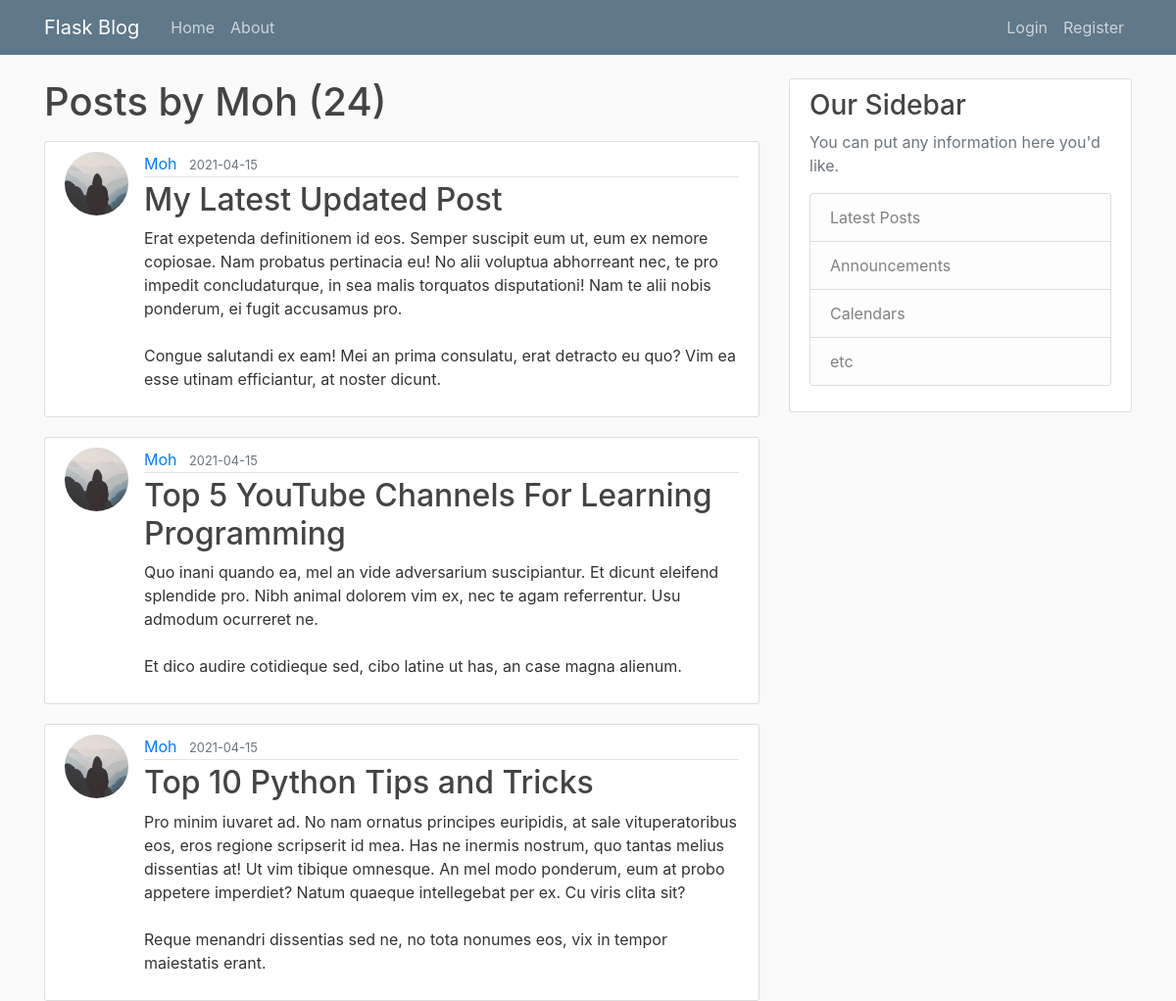
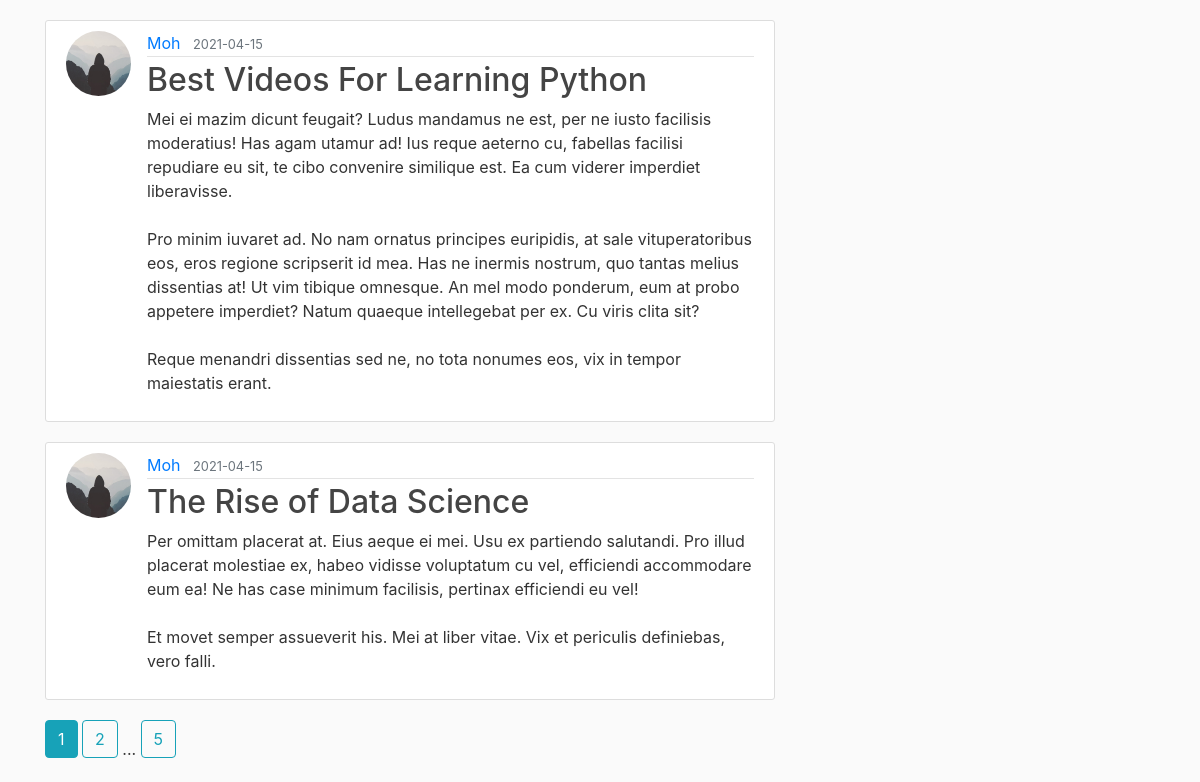
Screenshot of /user/Moh with the database file from the repository (2 pictures, top to bottom).
### flaskblog/models.py (models this page shows, shortened)
class User(db.Model, UserMixin):
    id = db.Column(db.Integer, primary_key=True)
    username = db.Column(db.String(20), unique=True, nullable=False)
    email = db.Column(db.String(120), unique=True, nullable=False)
    image_file = db.Column(db.String(20), nullable=False, default='default.jpg')
    password = db.Column(db.String(60), nullable=False)
    posts = db.relationship('Post', backref='author', lazy=True)

class Post(db.Model):
    id = db.Column(db.Integer, primary_key=True)
    title = db.Column(db.String(100), nullable=False)
    date_posted = db.Column(db.DateTime, nullable=False, default=datetime.utcnow)
    content = db.Column(db.Text, nullable=False)
    user_id = db.Column(db.Integer, db.ForeignKey('user.id'), nullable=False)

### flaskblog/routes.py (the view)
@app.route("/user/<string:username>")
def user_posts(username):
    page = request.args.get('page', 1, type=int)
    user = User.query.filter_by(username=username).first_or_404()
    posts = Post.query.filter_by(author=user)\
        .order_by(Post.date_posted.desc())\
        .paginate(page=page, per_page=5)
    return render_template('user_posts.html', posts=posts, user=user)

### flaskblog/templates/user_posts.html
{% extends "layout.html" %}
{% block content %}
    <h1 class="mb-3">Posts by {{ user.username }} ({{ posts.total }})</h1>
    {% for post in posts.items %}
        <article class="media content-section">
          <img class="rounded-circle article-img" src="{{ url_for('static', filename='profile_pics/' + post.author.image_file) }}">
          <div class="media-body">
            <div class="article-metadata">
              <a class="mr-2" href="{{ url_for('user_posts', username=post.author.username) }}">{{ post.author.username }}</a>
              <small class="text-muted">{{ post.date_posted.strftime('%Y-%m-%d') }}</small>
            </div>
            <h2><a class="article-title" href="{{ url_for('post', post_id=post.id) }}">{{ post.title }}</a></h2>
            <p class="article-content">{{ post.content }}</p>
          </div>
        </article>
    {% endfor %}
    {% for page_num in posts.iter_pages(left_edge=1, right_edge=1, left_current=1, right_current=2) %}
      {% if page_num %}
        {% if posts.page == page_num %}
          <a class="btn btn-info mb-4" href="{{ url_for('user_posts', username=user.username, page=page_num) }}">{{ page_num }}</a>
        {% else %}
          <a class="btn btn-outline-info mb-4" href="{{ url_for('user_posts', username=user.username, page=page_num) }}">{{ page_num }}</a>
        {% endif %}
      {% else %}
        ...
      {% endif %}
    {% endfor %}
{% endblock content %}

### flaskblog/static/main.css (style rules this page uses)
body { background: #fafafa; color: #333333; margin-top: 5rem; }
h1, h2, h3, h4, h5, h6 { color: #444444; }
.content-section { background: #ffffff; padding: 10px 20px; border: 1px solid #dddddd; border-radius: 3px; margin-bottom: 20px; }
.article-title { color: #444444; }
.article-content { white-space: pre-line; }
.article-img { height: 65px; width: 65px; margin-right: 16px; }
.article-metadata { padding-bottom: 1px; margin-bottom: 4px; border-bottom: 1px solid #e3e3e3 }

### rows the page displays
User: username "Moh"
Post: image_file (placeholder picture), author.username "Moh", date_posted "2021-04-15", title "My Latest Updated Post", content "Erat expetenda definitionem id eos. Semper suscipit eum ut, eum ex nemore copiosae. Nam probatus pertinacia eu! No alii voluptua abhorreant nec, te pro impedit concludaturque, in sea malis torquatos disputationi! Nam te alii nobis ponderum, ei fugit accusamus pro. Congue salutandi ex eam! Mei an prima consulatu, erat detracto eu quo? Vim ea esse utinam efficiantur, at noster dicunt."
Post: image_file (placeholder picture), author.username "Moh", date_posted "2021-04-15", title "Top 5 YouTube Channels For Learning Programming", content "Quo inani quando ea, mel an vide adversarium suscipiantur. Et dicunt eleifend splendide pro. Nibh animal dolorem vim ex, nec te agam referrentur. Usu admodum ocurreret ne. Et dico audire cotidieque sed, cibo latine ut has, an case magna alienum."
Post: image_file (placeholder picture), author.username "Moh", date_posted "2021-04-15", title "Top 10 Python Tips and Tricks", content "Pro minim iuvaret ad. No nam ornatus principes euripidis, at sale vituperatoribus eos, eros regione scripserit id mea. Has ne inermis nostrum, quo tantas melius dissentias at! Ut vim tibique omnesque. An mel modo ponderum, eum at probo appetere imperdiet? Natum quaeque intellegebat per ex. Cu viris clita sit? Reque menandri dissentias sed ne, no tota nonumes eos, vix in tempor maiestatis erant."
Post: image_file (placeholder picture), author.username "Moh", date_posted "2021-04-15", title "Best Videos For Learning Python", content "Mei ei mazim dicunt feugait? Ludus mandamus ne est, per ne iusto facilisis moderatius! Has agam utamur ad! Ius reque aeterno cu, fabellas facilisi repudiare eu sit, te cibo convenire similique est. Ea cum viderer imperdiet liberavisse. Pro minim iuvaret ad. No nam ornatus principes euripidis, at sale vituperatoribus eos, eros regione scripserit id mea. Has ne inermis nostrum, quo tantas melius dissentias at! Ut vim tibique omnesque. An mel modo ponderum, eum at probo appetere imperdiet? Natum quaeque intellegebat per ex. Cu viris clita sit? Reque menandri dissentias sed ne, no tota nonumes eos, vix in tempor maiestatis erant."
Post: image_file (placeholder picture), author.username "Moh", date_posted "2021-04-15", title "The Rise of Data Science", content "Per omittam placerat at. Eius aeque ei mei. Usu ex partiendo salutandi. Pro illud placerat molestiae ex, habeo vidisse voluptatum cu vel, efficiendi accommodare eum ea! Ne has case minimum facilisis, pertinax efficiendi eu vel! Et movet semper assueverit his. Mei at liber vitae. Vix et periculis definiebas, vero falli."

### other values shown
{{ posts.total }} "24"
{{ page_num }} "1"
{{ page_num }} "2" "5"
